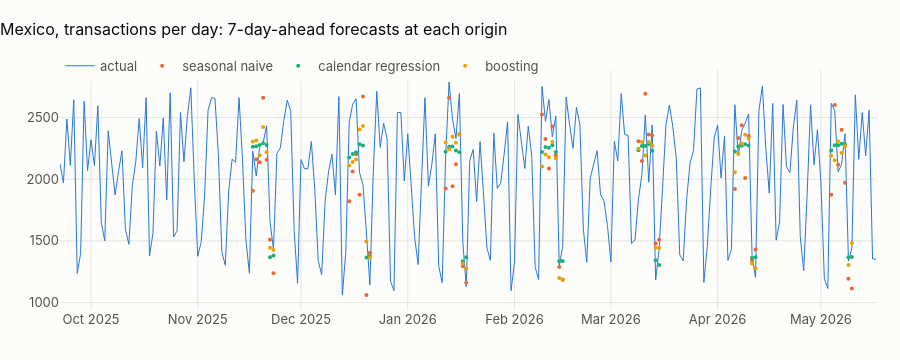

Notebook code cell kept with this figure:
### Code cell
dts, r = examples[("MX", "n_tx")]
s = r["scored"]
fig = go.Figure()
fig.add_trace(
    go.Scatter(
        x=dts[-TEST_DAYS - 56 :], y=r["y"][-TEST_DAYS - 56 :], name="actual", line=dict(width=1)
    )
)
for m in ["seasonal naive", "calendar regression", "boosting"]:
    p = np.where(s, r["pred"][m], np.nan)
    fig.add_trace(go.Scatter(x=dts, y=p, name=m, mode="markers", marker=dict(size=4)))
fig.update_layout(
    title="Mexico, transactions per day: 7-day-ahead forecasts at each origin",
    height=360,
    xaxis_title=None,
)
fig.update_xaxes(range=[dts[-TEST_DAYS - 56], dts[-1]])
fig.show()
sig = pd.DataFrame(sig_rows).reindex(columns=g.TARGET_COLUMNS)
best_by = piv.min(axis=1)
naive_by = piv["seasonal naive"]
gain = (1 - best_by / naive_by).groupby(level="series").mean()
display(
    Markdown(
        f"**Across {len(piv)} market series the best model's MASE averages {best_by.mean():.3f} against "
        f"{naive_by.mean():.3f} for the seasonal naive** (mean error reduction "
        + ", ".join(f"{k} {100 * v:.0f} %" for k, v in gain.items())
        + f"). {int(sig.verdict.str.startswith('forecastable').sum())} of {len(sig)} series are forecastable (better "
        "than the seasonal naive by over 10 %, Diebold–Mariano p < 0.05). "
        f"The calendar regression's 80 % intervals cover {100 * cov.stack().mean():.0f} % of the actual days. "
        + (
            "Volumes follow the weekly cycle and little else: a model that knows the weekday and the recent level is "
            "all the planning a market-day needs, and the gain over repeating last week is in the noise it averages "
            "out."
            if best_by.mean() > 0.6
            else "There is structure beyond the weekly cycle to exploit."
        )
    )
)

### Figure 1 — Plotly figure (JSON) as saved in the notebook; plotly's stock layout.template omitted (floating-point values rounded to 4 significant figures; data arrays with more than 128 entries replaced by an {"elided": "..."} marker saying what was removed)
{"data": [{"line": {"width": 1}, "name": "actual", "type": "scatter", "x": {"elided": "238 str values"}, "y": {"elided": "238 float values"}}, {"marker": {"size": 4}, "mode": "markers", "name": "seasonal naive", "type": "scatter", "x": {"elided": "1065 str values"}, "y": {"elided": "1065 float values"}}, {"marker": {"size": 4}, "mode": "markers", "name": "calendar regression", "type": "scatter", "x": {"elided": "1065 str values"}, "y": {"elided": "1065 float values"}}, {"marker": {"size": 4}, "mode": "markers", "name": "boosting", "type": "scatter", "x": {"elided": "1065 str values"}, "y": {"elided": "1065 float values"}}], "layout": {"height": 360, "title": {"text": "Mexico, transactions per day: 7-day-ahead forecasts at each origin"}, "xaxis": {"range": ["2025-09-22T00:00:00", "2026-05-17T00:00:00"], "title": {}}}}
